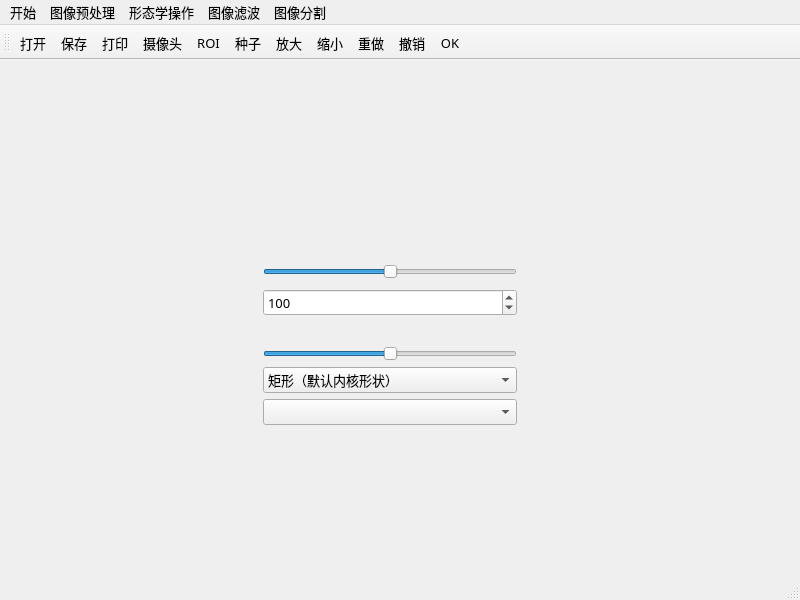
<?xml version="1.0" encoding="UTF-8"?>
<ui version="4.0">
 <class>opencvPanelClass</class>
 <widget class="QMainWindow" name="opencvPanelClass">
  <property name="geometry">
   <rect>
    <x>0</x>
    <y>0</y>
    <width>800</width>
    <height>600</height>
   </rect>
  </property>
  <property name="font">
   <font>
    <family>微软雅黑</family>
    <pointsize>10</pointsize>
    <weight>50</weight>
    <italic>false</italic>
    <bold>false</bold>
   </font>
  </property>
  <property name="toolTipDuration">
   <number>1</number>
  </property>
  <property name="layoutDirection">
   <enum>Qt::LeftToRight</enum>
  </property>
  <property name="autoFillBackground">
   <bool>false</bool>
  </property>
  <property name="iconSize">
   <size>
    <width>22</width>
    <height>22</height>
   </size>
  </property>
  <widget class="QWidget" name="centralWidget">
   <layout class="QHBoxLayout" name="horizontalLayout_3">
    <item>
     <layout class="QHBoxLayout" name="horizontalLayout_2">
      <item>
       <spacer name="horizontalSpacer">
        <property name="orientation">
         <enum>Qt::Horizontal</enum>
        </property>
        <property name="sizeHint" stdset="0">
         <size>
          <width>40</width>
          <height>20</height>
         </size>
        </property>
       </spacer>
      </item>
      <item>
       <layout class="QVBoxLayout" name="verticalLayout_6">
        <item>
         <spacer name="verticalSpacer_3">
          <property name="orientation">
           <enum>Qt::Vertical</enum>
          </property>
          <property name="sizeHint" stdset="0">
           <size>
            <width>20</width>
            <height>40</height>
           </size>
          </property>
         </spacer>
        </item>
        <item>
         <layout class="QVBoxLayout" name="verticalLayout_5">
          <item>
           <layout class="QHBoxLayout" name="horizontalLayout">
            <item>
             <layout class="QVBoxLayout" name="verticalLayout">
              <item>
               <widget class="QLabel" name="tip1">
                <property name="text">
                 <string/>
                </property>
                <property name="alignment">
                 <set>Qt::AlignCenter</set>
                </property>
               </widget>
              </item>
              <item>
               <widget class="QLabel" name="label">
                <property name="sizePolicy">
                 <sizepolicy hsizetype="Preferred" vsizetype="Preferred">
                  <horstretch>0</horstretch>
                  <verstretch>0</verstretch>
                 </sizepolicy>
                </property>
                <property name="minimumSize">
                 <size>
                  <width>0</width>
                  <height>0</height>
                 </size>
                </property>
                <property name="font">
                 <font>
                  <family>微软雅黑</family>
                  <pointsize>10</pointsize>
                  <weight>50</weight>
                  <italic>false</italic>
                  <bold>false</bold>
                 </font>
                </property>
                <property name="mouseTracking">
                 <bool>true</bool>
                </property>
                <property name="layoutDirection">
                 <enum>Qt::LeftToRight</enum>
                </property>
                <property name="styleSheet">
                 <string notr="true"/>
                </property>
                <property name="text">
                 <string/>
                </property>
                <property name="textFormat">
                 <enum>Qt::AutoText</enum>
                </property>
                <property name="alignment">
                 <set>Qt::AlignCenter</set>
                </property>
               </widget>
              </item>
             </layout>
            </item>
            <item>
             <layout class="QVBoxLayout" name="verticalLayout_2">
              <item>
               <widget class="QLabel" name="tip2">
                <property name="text">
                 <string/>
                </property>
                <property name="alignment">
                 <set>Qt::AlignCenter</set>
                </property>
               </widget>
              </item>
              <item>
               <widget class="QLabel" name="label_1">
                <property name="text">
                 <string/>
                </property>
               </widget>
              </item>
             </layout>
            </item>
            <item>
             <layout class="QVBoxLayout" name="verticalLayout_3">
              <item>
               <widget class="QLabel" name="tip3">
                <property name="text">
                 <string/>
                </property>
                <property name="alignment">
                 <set>Qt::AlignCenter</set>
                </property>
               </widget>
              </item>
              <item>
               <widget class="QLabel" name="label_2">
                <property name="text">
                 <string/>
                </property>
               </widget>
              </item>
             </layout>
            </item>
           </layout>
          </item>
          <item>
           <layout class="QVBoxLayout" name="verticalLayout_4">
            <item>
             <widget class="QLabel" name="label_thresh">
              <property name="font">
               <font>
                <family>微软雅黑</family>
                <pointsize>10</pointsize>
                <weight>50</weight>
                <italic>false</italic>
                <bold>false</bold>
               </font>
              </property>
              <property name="text">
               <string/>
              </property>
             </widget>
            </item>
            <item>
             <widget class="QSlider" name="thresh_Slider">
              <property name="enabled">
               <bool>true</bool>
              </property>
              <property name="minimumSize">
               <size>
                <width>254</width>
                <height>22</height>
               </size>
              </property>
              <property name="maximum">
               <number>255</number>
              </property>
              <property name="value">
               <number>128</number>
              </property>
              <property name="orientation">
               <enum>Qt::Horizontal</enum>
              </property>
             </widget>
            </item>
            <item>
             <widget class="QSpinBox" name="spinBox">
              <property name="minimum">
               <number>1</number>
              </property>
              <property name="maximum">
               <number>10000</number>
              </property>
              <property name="singleStep">
               <number>10</number>
              </property>
              <property name="value">
               <number>100</number>
              </property>
             </widget>
            </item>
            <item>
             <widget class="QLabel" name="label_thresh_1">
              <property name="text">
               <string/>
              </property>
             </widget>
            </item>
            <item>
             <widget class="QSlider" name="thresh_Slider_1">
              <property name="maximum">
               <number>255</number>
              </property>
              <property name="value">
               <number>128</number>
              </property>
              <property name="orientation">
               <enum>Qt::Horizontal</enum>
              </property>
             </widget>
            </item>
            <item>
             <widget class="QComboBox" name="comboBox1">
              <property name="editable">
               <bool>false</bool>
              </property>
              <item>
               <property name="text">
                <string>矩形（默认内核形状）</string>
               </property>
              </item>
              <item>
               <property name="text">
                <string>交叉形</string>
               </property>
              </item>
              <item>
               <property name="text">
                <string>椭圆形</string>
               </property>
              </item>
             </widget>
            </item>
            <item>
             <widget class="QComboBox" name="comboBox2">
              <item>
               <property name="text">
                <string/>
               </property>
              </item>
              <item>
               <property name="text">
                <string/>
               </property>
              </item>
              <item>
               <property name="text">
                <string/>
               </property>
              </item>
              <item>
               <property name="text">
                <string/>
               </property>
              </item>
              <item>
               <property name="text">
                <string/>
               </property>
              </item>
             </widget>
            </item>
           </layout>
          </item>
         </layout>
        </item>
        <item>
         <spacer name="verticalSpacer">
          <property name="orientation">
           <enum>Qt::Vertical</enum>
          </property>
          <property name="sizeHint" stdset="0">
           <size>
            <width>20</width>
            <height>18</height>
           </size>
          </property>
         </spacer>
        </item>
        <item>
         <widget class="QLabel" name="label_time">
          <property name="layoutDirection">
           <enum>Qt::LeftToRight</enum>
          </property>
          <property name="text">
           <string/>
          </property>
          <property name="alignment">
           <set>Qt::AlignCenter</set>
          </property>
         </widget>
        </item>
       </layout>
      </item>
      <item>
       <spacer name="horizontalSpacer_2">
        <property name="orientation">
         <enum>Qt::Horizontal</enum>
        </property>
        <property name="sizeHint" stdset="0">
         <size>
          <width>40</width>
          <height>20</height>
         </size>
        </property>
       </spacer>
      </item>
     </layout>
    </item>
    <item>
     <spacer name="verticalSpacer_2">
      <property name="orientation">
       <enum>Qt::Vertical</enum>
      </property>
      <property name="sizeHint" stdset="0">
       <size>
        <width>20</width>
        <height>506</height>
       </size>
      </property>
     </spacer>
    </item>
   </layout>
  </widget>
  <widget class="QMenuBar" name="menuBar">
   <property name="geometry">
    <rect>
     <x>0</x>
     <y>0</y>
     <width>800</width>
     <height>23</height>
    </rect>
   </property>
   <property name="styleSheet">
    <string notr="true"/>
   </property>
   <widget class="QMenu" name="menu">
    <property name="title">
     <string>开始</string>
    </property>
    <addaction name="open_image"/>
    <addaction name="save_image"/>
    <addaction name="print_image"/>
    <addaction name="camera_image"/>
    <addaction name="exit_image"/>
   </widget>
   <widget class="QMenu" name="menu_2">
    <property name="title">
     <string>图像预处理</string>
    </property>
    <addaction name="togray"/>
    <addaction name="tobinary_before"/>
    <addaction name="contrast_image"/>
    <addaction name="histogram_equalization"/>
    <addaction name="action_ROI"/>
   </widget>
   <widget class="QMenu" name="menu_3">
    <property name="title">
     <string>形态学操作</string>
    </property>
    <addaction name="dilate_image"/>
    <addaction name="erode_image"/>
    <addaction name="opening_image"/>
    <addaction name="closing_image"/>
    <addaction name="gradient_image"/>
    <addaction name="tophat_image"/>
    <addaction name="blackhat_image"/>
    <addaction name="hole_fill"/>
    <addaction name="deduct_small_area"/>
    <addaction name="Reconstruct_action"/>
    <addaction name="contours_describe"/>
   </widget>
   <widget class="QMenu" name="menu_4">
    <property name="title">
     <string>图像分割</string>
    </property>
    <widget class="QMenu" name="menu_5">
     <property name="title">
      <string>基于边缘检测的分割</string>
     </property>
     <addaction name="actionCanny"/>
     <addaction name="actionSobel"/>
     <addaction name="actionLaplacian"/>
    </widget>
    <widget class="QMenu" name="menu_6">
     <property name="title">
      <string>基于区域的分割</string>
     </property>
     <addaction name="region_grow"/>
    </widget>
    <widget class="QMenu" name="menu_8">
     <property name="title">
      <string>基于图论的分割</string>
     </property>
     <addaction name="GrabCut"/>
    </widget>
    <widget class="QMenu" name="menu_9">
     <property name="title">
      <string>基于阈值的分割</string>
     </property>
     <addaction name="OTSU_2"/>
    </widget>
    <widget class="QMenu" name="menu_10">
     <property name="title">
      <string>基于形态学的分割</string>
     </property>
     <addaction name="watershed_2"/>
    </widget>
    <widget class="QMenu" name="menu_11">
     <property name="title">
      <string>基于活动轮廓模型的分割</string>
     </property>
     <addaction name="actionSnake"/>
     <addaction name="actionLever_set"/>
    </widget>
    <widget class="QMenu" name="menu_12">
     <property name="title">
      <string>基于聚类的分割</string>
     </property>
     <addaction name="action_K_Means"/>
     <addaction name="action_FCM"/>
    </widget>
    <addaction name="menu_9"/>
    <addaction name="menu_10"/>
    <addaction name="menu_5"/>
    <addaction name="menu_6"/>
    <addaction name="menu_8"/>
    <addaction name="menu_12"/>
    <addaction name="menu_11"/>
   </widget>
   <widget class="QMenu" name="menu_7">
    <property name="title">
     <string>图像滤波</string>
    </property>
    <addaction name="BoxFilter"/>
    <addaction name="MeanBlur"/>
    <addaction name="GaussianBlur"/>
    <addaction name="MedianBlur"/>
    <addaction name="BilateralFilter"/>
   </widget>
   <addaction name="menu"/>
   <addaction name="menu_2"/>
   <addaction name="menu_3"/>
   <addaction name="menu_7"/>
   <addaction name="menu_4"/>
  </widget>
  <widget class="QStatusBar" name="statusBar"/>
  <widget class="QToolBar" name="toolBar">
   <property name="windowTitle">
    <string>toolBar</string>
   </property>
   <property name="autoFillBackground">
    <bool>false</bool>
   </property>
   <property name="iconSize">
    <size>
     <width>18</width>
     <height>18</height>
    </size>
   </property>
   <attribute name="toolBarArea">
    <enum>TopToolBarArea</enum>
   </attribute>
   <attribute name="toolBarBreak">
    <bool>false</bool>
   </attribute>
   <addaction name="open_action"/>
   <addaction name="save_action"/>
   <addaction name="print_image_action"/>
   <addaction name="camera_action"/>
   <addaction name="ROI_action"/>
   <addaction name="seed_action"/>
   <addaction name="zoom_in"/>
   <addaction name="zoom_out"/>
   <addaction name="init_image"/>
   <addaction name="repeal_image"/>
   <addaction name="OK_image"/>
  </widget>
  <action name="open_image">
   <property name="icon">
    <iconset>
     <normaloff>../Resources/opencv/open.png</normaloff>../Resources/opencv/open.png</iconset>
   </property>
   <property name="text">
    <string>打开图片</string>
   </property>
   <property name="shortcut">
    <string>Ctrl+O</string>
   </property>
  </action>
  <action name="save_image">
   <property name="icon">
    <iconset>
     <normaloff>../Resources/opencv/save.png</normaloff>../Resources/opencv/save.png</iconset>
   </property>
   <property name="text">
    <string>保存图片</string>
   </property>
   <property name="shortcut">
    <string>Ctrl+S</string>
   </property>
  </action>
  <action name="togray">
   <property name="text">
    <string>灰度化 </string>
   </property>
  </action>
  <action name="exit_image">
   <property name="icon">
    <iconset>
     <normaloff>../Resources/opencv/exit.png</normaloff>../Resources/opencv/exit.png</iconset>
   </property>
   <property name="text">
    <string>退出系统</string>
   </property>
   <property name="shortcut">
    <string>Shift+Esc</string>
   </property>
  </action>
  <action name="print_image">
   <property name="icon">
    <iconset>
     <normaloff>../Resources/opencv/printImage.png</normaloff>../Resources/opencv/printImage.png</iconset>
   </property>
   <property name="text">
    <string>打印图片</string>
   </property>
   <property name="shortcut">
    <string>Ctrl+P</string>
   </property>
  </action>
  <action name="dilate_image">
   <property name="text">
    <string>膨胀</string>
   </property>
  </action>
  <action name="erode_image">
   <property name="text">
    <string>腐蚀</string>
   </property>
  </action>
  <action name="opening_image">
   <property name="text">
    <string>开运算</string>
   </property>
  </action>
  <action name="closing_image">
   <property name="text">
    <string>闭运算</string>
   </property>
  </action>
  <action name="gradient_image">
   <property name="text">
    <string>梯度运算</string>
   </property>
  </action>
  <action name="tophat_image">
   <property name="text">
    <string>顶帽运算</string>
   </property>
  </action>
  <action name="blackhat_image">
   <property name="text">
    <string>黑帽运算</string>
   </property>
  </action>
  <action name="repeal_image">
   <property name="icon">
    <iconset resource="../Resources/generalDemo.qrc">
     <normaloff>:/opencv/repeal.png</normaloff>:/opencv/repeal.png</iconset>
   </property>
   <property name="text">
    <string>撤销</string>
   </property>
   <property name="shortcut">
    <string>Ctrl+R</string>
   </property>
  </action>
  <action name="init_image">
   <property name="icon">
    <iconset resource="../Resources/generalDemo.qrc">
     <normaloff>:/opencv/undo.png</normaloff>:/opencv/undo.png</iconset>
   </property>
   <property name="text">
    <string>重做</string>
   </property>
   <property name="toolTip">
    <string>重做</string>
   </property>
   <property name="shortcut">
    <string>Ctrl+I</string>
   </property>
  </action>
  <action name="hole_fill">
   <property name="text">
    <string>孔洞填充</string>
   </property>
  </action>
  <action name="contrast_image">
   <property name="text">
    <string>对比度和亮度</string>
   </property>
  </action>
  <action name="histogram_equalization">
   <property name="text">
    <string>直方图均衡化</string>
   </property>
  </action>
  <action name="OK_image">
   <property name="icon">
    <iconset resource="../Resources/generalDemo.qrc">
     <normaloff>:/opencv/ok.png</normaloff>:/opencv/ok.png</iconset>
   </property>
   <property name="text">
    <string>OK</string>
   </property>
   <property name="toolTip">
    <string>确定</string>
   </property>
   <property name="shortcut">
    <string>Space</string>
   </property>
  </action>
  <action name="print_image_action">
   <property name="icon">
    <iconset resource="../Resources/generalDemo.qrc">
     <normaloff>:/opencv/printImage.png</normaloff>:/opencv/printImage.png</iconset>
   </property>
   <property name="text">
    <string>打印</string>
   </property>
   <property name="toolTip">
    <string>打印</string>
   </property>
  </action>
  <action name="open_action">
   <property name="icon">
    <iconset resource="../Resources/generalDemo.qrc">
     <normaloff>:/opencv/open.png</normaloff>:/opencv/open.png</iconset>
   </property>
   <property name="text">
    <string>打开</string>
   </property>
   <property name="toolTip">
    <string>打开</string>
   </property>
  </action>
  <action name="save_action">
   <property name="icon">
    <iconset resource="../Resources/generalDemo.qrc">
     <normaloff>:/opencv/save.png</normaloff>:/opencv/save.png</iconset>
   </property>
   <property name="text">
    <string>保存</string>
   </property>
   <property name="toolTip">
    <string>保存</string>
   </property>
  </action>
  <action name="tobinary_before">
   <property name="text">
    <string>二值化</string>
   </property>
  </action>
  <action name="camera_action">
   <property name="icon">
    <iconset resource="../Resources/generalDemo.qrc">
     <normaloff>:/opencv/video_camera.png</normaloff>:/opencv/video_camera.png</iconset>
   </property>
   <property name="text">
    <string>摄像头</string>
   </property>
   <property name="toolTip">
    <string>摄像头</string>
   </property>
   <property name="shortcut">
    <string>Ctrl+C</string>
   </property>
  </action>
  <action name="camera_image">
   <property name="icon">
    <iconset>
     <normaloff>../Resources/opencv/video_camera.png</normaloff>../Resources/opencv/video_camera.png</iconset>
   </property>
   <property name="text">
    <string>调用摄像头</string>
   </property>
   <property name="shortcut">
    <string>Ctrl+C</string>
   </property>
  </action>
  <action name="contours_describe">
   <property name="text">
    <string>轮廓提取与描述</string>
   </property>
  </action>
  <action name="zoom_in">
   <property name="icon">
    <iconset resource="../Resources/generalDemo.qrc">
     <normaloff>:/opencv/Zoom_in.png</normaloff>:/opencv/Zoom_in.png</iconset>
   </property>
   <property name="text">
    <string>放大</string>
   </property>
   <property name="toolTip">
    <string>放大</string>
   </property>
  </action>
  <action name="zoom_out">
   <property name="icon">
    <iconset resource="../Resources/generalDemo.qrc">
     <normaloff>:/opencv/Zoom_out_.png</normaloff>:/opencv/Zoom_out_.png</iconset>
   </property>
   <property name="text">
    <string>缩小</string>
   </property>
   <property name="toolTip">
    <string>缩小</string>
   </property>
  </action>
  <action name="information_action">
   <property name="icon">
    <iconset resource="../Resources/generalDemo.qrc">
     <normaloff>:/opencv/info.png</normaloff>:/opencv/info.png</iconset>
   </property>
   <property name="text">
    <string>帮助</string>
   </property>
   <property name="toolTip">
    <string>帮助</string>
   </property>
   <property name="shortcut">
    <string>F1</string>
   </property>
  </action>
  <action name="deduct_small_area">
   <property name="text">
    <string>去除小区域</string>
   </property>
  </action>
  <action name="seed_action">
   <property name="icon">
    <iconset resource="../Resources/generalDemo.qrc">
     <normaloff>:/opencv/seed.png</normaloff>:/opencv/seed.png</iconset>
   </property>
   <property name="text">
    <string>种子</string>
   </property>
   <property name="toolTip">
    <string>设当前图像为种子图像或标记图像</string>
   </property>
  </action>
  <action name="ROI_action">
   <property name="icon">
    <iconset resource="../Resources/generalDemo.qrc">
     <normaloff>:/opencv/ROI.png</normaloff>:/opencv/ROI.png</iconset>
   </property>
   <property name="text">
    <string>ROI</string>
   </property>
   <property name="toolTip">
    <string>设置ROI区域</string>
   </property>
  </action>
  <action name="action_ROI">
   <property name="text">
    <string>设置ROI区域</string>
   </property>
  </action>
  <action name="Reconstruct_action">
   <property name="text">
    <string>形态学重构</string>
   </property>
  </action>
  <action name="actionCanny">
   <property name="text">
    <string>Canny算子</string>
   </property>
   <property name="toolTip">
    <string>Canny算子</string>
   </property>
  </action>
  <action name="actionSobel">
   <property name="text">
    <string>Sobel算子</string>
   </property>
   <property name="toolTip">
    <string>Sobel算子</string>
   </property>
  </action>
  <action name="actionLaplacian">
   <property name="text">
    <string>Laplacian算子</string>
   </property>
   <property name="toolTip">
    <string>Laplacian算子</string>
   </property>
  </action>
  <action name="region_grow">
   <property name="text">
    <string>区域生长法</string>
   </property>
   <property name="toolTip">
    <string>区域生长法</string>
   </property>
  </action>
  <action name="spilt_combine">
   <property name="text">
    <string>分裂合并法</string>
   </property>
   <property name="toolTip">
    <string>分裂合并法</string>
   </property>
  </action>
  <action name="BoxFilter">
   <property name="text">
    <string>方框滤波</string>
   </property>
   <property name="toolTip">
    <string>使用方框滤波器来模糊一张图片</string>
   </property>
  </action>
  <action name="MeanBlur">
   <property name="text">
    <string>均值滤波</string>
   </property>
  </action>
  <action name="GaussianBlur">
   <property name="text">
    <string>高斯滤波</string>
   </property>
  </action>
  <action name="MedianBlur">
   <property name="text">
    <string>中值滤波</string>
   </property>
  </action>
  <action name="BilateralFilter">
   <property name="text">
    <string>双边滤波</string>
   </property>
  </action>
  <action name="GrabCut">
   <property name="text">
    <string>GrabCut</string>
   </property>
   <property name="toolTip">
    <string>GrabCut</string>
   </property>
  </action>
  <action name="OTSU_2">
   <property name="text">
    <string>大津法</string>
   </property>
   <property name="toolTip">
    <string>大津法</string>
   </property>
  </action>
  <action name="watershed_2">
   <property name="text">
    <string>分水岭算法</string>
   </property>
   <property name="toolTip">
    <string>分水岭算法</string>
   </property>
  </action>
  <action name="actionLever_set">
   <property name="text">
    <string>Lever set--DRLSE</string>
   </property>
  </action>
  <action name="action_FCM">
   <property name="text">
    <string>FCM</string>
   </property>
  </action>
  <action name="action_K_Means">
   <property name="text">
    <string>K-Means</string>
   </property>
  </action>
  <action name="actionSnake">
   <property name="text">
    <string>Snake</string>
   </property>
  </action>
 </widget>
 <layoutdefault spacing="6" margin="11"/>
 <resources>
  <include location="../Resources/generalDemo.qrc"/>
 </resources>
 <connections/>
</ui>
